Frame 1 (no input): blank canvas, image omitted
Frame 60 (the mouse pressed at the canvas centre just before this capture): blank canvas, image omitted
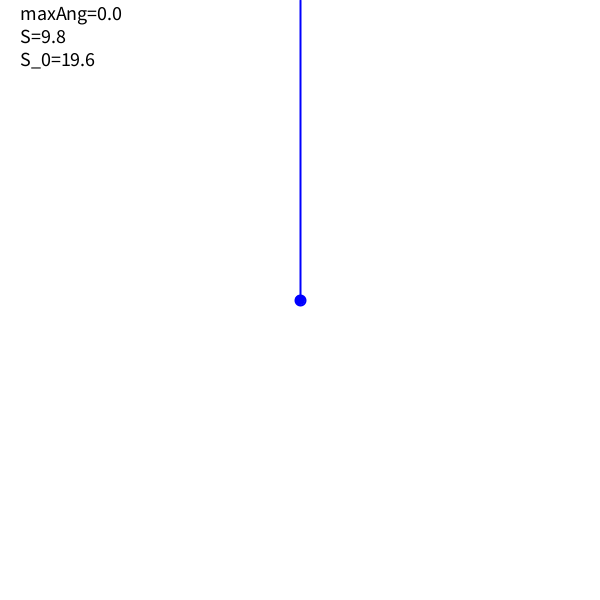
Frame 120 (the mouse held since frame 60 and released just before this capture)

The Processing sketch whose frames 1 and 60 were blank and that drew this single picture after the mouse press (run headless with seeded random() and noise(); from frame 60 on, the mouse is pressed at the canvas centre):

// Processing sketch: huriko_cut
// ── huriko_cut.pde
final float ang_max=PI/3;
final float g=9.8;
final float m=1;
final float S_0=m*g*(3-2*cos(ang_max));
float S,ang,t,l,angSpeed,angStart;
boolean start=false;
boolean over=false;
float fallX,fallY;

void setup(){
  size(600,600);
}
void draw(){
  background(255);
  if(!start)return;
  if(S>=S_0){
    textSize(20);
    fill(0);
    stroke(0);
    strokeWeight(1);
    text("maxAng="+str(angStart)+"\nS_0="+str(S_0),20,20);
    if(!over){
      fallX=l*100*sin(ang)+300;
      fallY=l*100*cos(ang);
      t=0;
      over=true;
    }
    translate(fallX,fallY);
    fill(0,0,255);
    stroke(0,0,255);
    strokeWeight(2);
    ellipse(l*100*angSpeed*cos(ang)*t,-l*100*angSpeed*sin(ang)*t+100*m*g*t*t/2,10,10);
    t+=1./frameRate;
    return;
  }
  angSpeed+=-g/l*sin(ang)/frameRate;
  ang+=angSpeed/frameRate;
  S=m*g*(3*cos(ang)-2*cos(angStart));
  t+=1./frameRate;
  textSize(20);
  fill(0);
  stroke(0);
  strokeWeight(1);
  text("maxAng="+str(angStart)+"\nS="+str(S)+"\nS_0="+str(S_0),20,20);
  translate(300,0);
  fill(0,0,255);
  stroke(0,0,255);
  strokeWeight(2);
  line(0,0,l*100*sin(ang),l*100*cos(ang));
  ellipse(l*100*sin(ang),l*100*cos(ang),10,10);
}
void mousePressed(){
  start=true;
  over=false;
  final float X=mouseX-300,Y=mouseY;
  l=sqrt(pow(X,2)+pow(Y,2))/100;
  ang=atan(X/Y);
  angStart=ang;
  angSpeed=0;
  S=m*g*(3*cos(ang)-2*cos(angStart));
  t=0;
}
